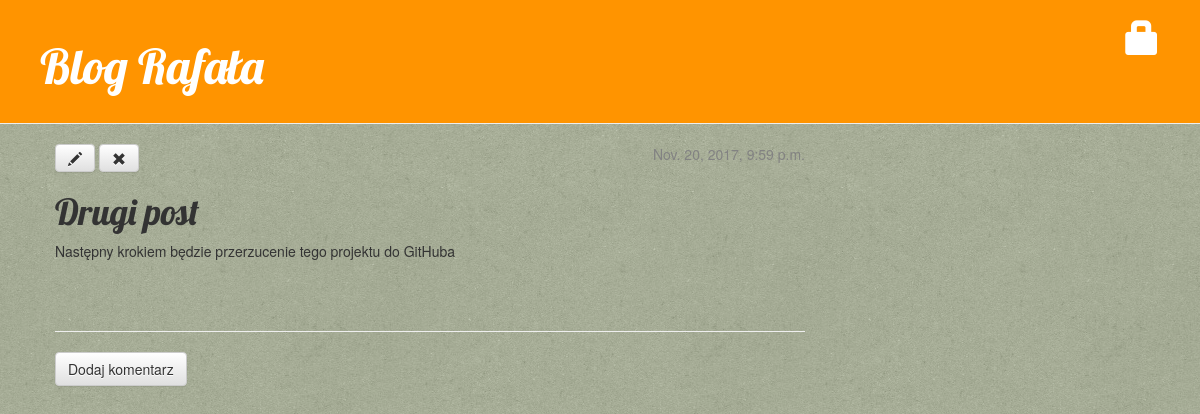
The app's page /post/2/ with its own data.
### blog/models.py (models this page shows, shortened)
class Post(models.Model):
    author = models.ForeignKey('auth.User')
    title = models.CharField(max_length=200)
    text = models.TextField()
    created_date = models.DateTimeField(
            default=timezone.now)
    published_date = models.DateTimeField(
            blank=True, null=True)

### blog/views.py (the view)
# urls.py: url(r'^post/(?P<pk>[0-9]+)/$', views.post_detail, name='post_detail'),
def post_detail(request, pk):
    post = get_object_or_404(Post, pk=pk)
    return render(request, 'blog/post_detail.html', {'post': post})

### blog/templates/blog/post_detail.html (shortened to what this page needs)
{% extends 'blog/base.html' %}
{% block content %}
    <div class="post">
        {% if post.published_date %}
            <div class="date">
                {{ post.published_date }}
            </div>
        {% else %}
            <a class="btn btn-default" href="{% url 'post_publish' pk=post.pk %}">Publish</a>
        {% endif %}
        <a class="btn btn-default" href="{% url 'post_edit' pk=post.pk %}"><span class="glyphicon glyphicon-pencil"></span></a>
        <a class="btn btn-default" href="{% url 'post_remove' pk=post.pk %}"><span class="glyphicon glyphicon-remove"></span></a>
        <h1>{{ post.title }}</h1>
        <p>{{ post.text|linebreaksbr}}</p>
    </div>
    <hr>
    <a class="btn btn-default" href="{% url 'add_comment_to_post' pk=post.pk %}">Dodaj komentarz</a>
{% endblock %}

### static/css/blog.css (style rules this page uses)
body { background: url("/static/img/green_cup.png"); margin: 0; }
h1, h2, h3, h4 { font-family: 'Lobster', cursive; }
.date { float: right; color: #828282; }
.post { margin-bottom: 70px; }

### records on screen
Post: published_date "Nov. 20, 2017, 9:59 p.m.", title "Drugi post", text "Następny krokiem będzie przerzucenie tego projektu do GitHuba"
